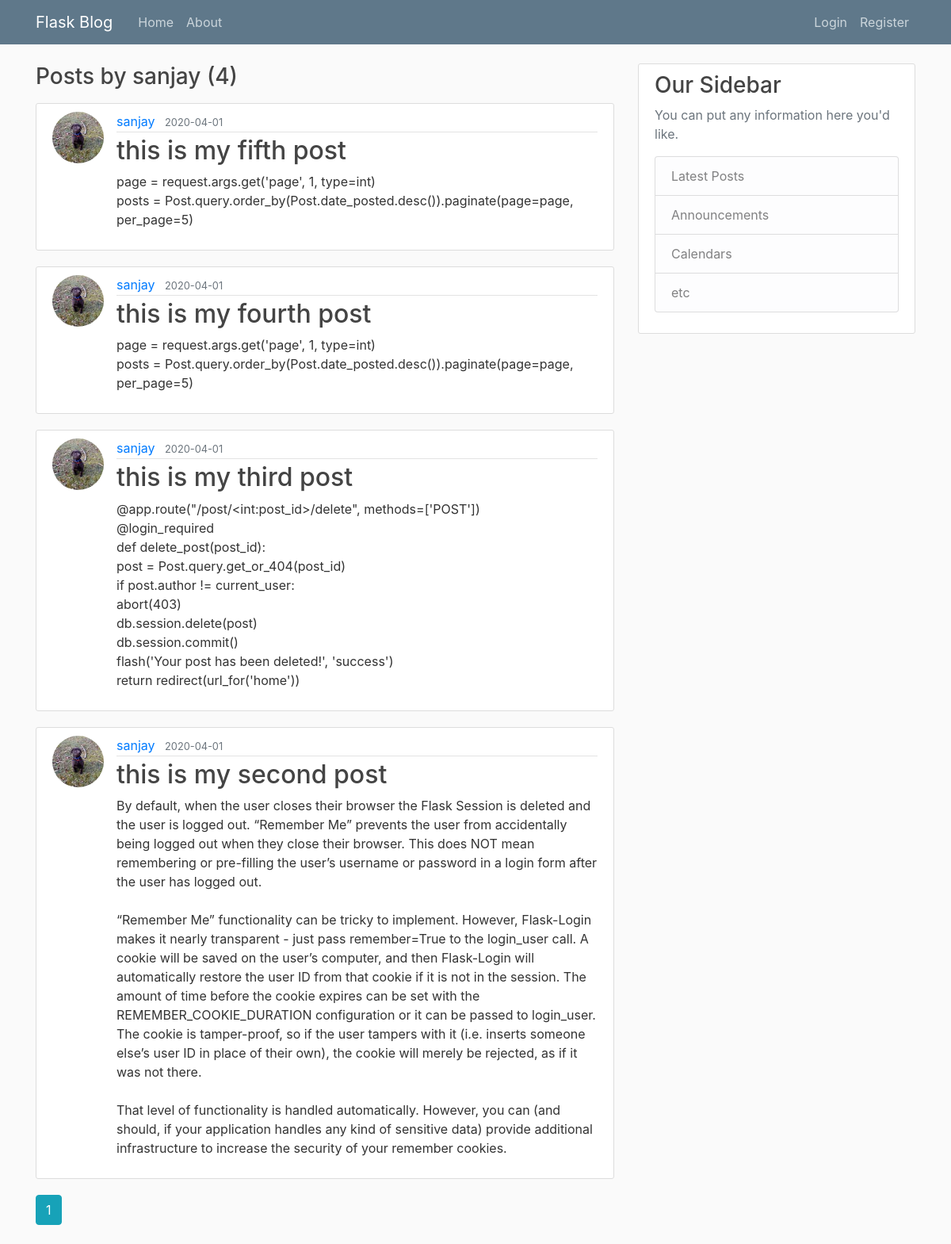
Screenshot of /user/sanjay with the database file from the repository.
### flaskblog/models.py (models this page shows, shortened)
class User(db.Model, UserMixin):
    id = db.Column(db.Integer, primary_key=True)
    username = db.Column(db.String(20), unique=True, nullable=False)
    email = db.Column(db.String(120), unique=True, nullable=False)
    image_file = db.Column(db.String(20), nullable=False, default='default.jpg')
    password = db.Column(db.String(60), nullable=False)
    posts = db.relationship('Post', backref='author', lazy=True)

class Post(db.Model):
    id = db.Column(db.Integer, primary_key=True)
    title = db.Column(db.String(100), nullable=False)
    date_posted = db.Column(db.DateTime, nullable=False, default=datetime.utcnow)
    content = db.Column(db.Text, nullable=False)
    user_id = db.Column(db.Integer, db.ForeignKey('user.id'), nullable=False)

### flaskblog/users/routes.py (the view)
@users.route("/user/<string:username>")
def user_posts(username):
    page = request.args.get('page', 1, type=int)
    user = User.query.filter_by(username=username).first_or_404()
    posts = Post.query.filter_by(author=user)\
        .order_by(Post.date_posted.desc())\
        .paginate(page=page, per_page=5)
    return render_template('user_posts.html', posts=posts, user=user)

### flaskblog/templates/user_posts.html
{% extends "layout.html" %}
{% block content %}
    <h3 class="mb-3">Posts by {{ user.username }} ({{ posts.total }})</h3>
    {% for post in posts.items %}
        <article class="media content-section">
          <img class="rounded-circle article-img" src="{{ url_for('static', filename='profile_pics/' + post.author.image_file) }}">
          <div class="media-body">
            <div class="article-metadata">
              <a class="mr-2" href="{{ url_for('users.user_posts', username=post.author.username) }}">{{ post.author.username }}</a>
              <small class="text-muted">{{ post.date_posted.strftime('%Y-%m-%d') }}</small>
            </div>
            <h2><a class="article-title" href="{{ url_for('posts.post', post_id=post.id) }}">{{ post.title }}</a></h2>
            <p class="article-content">{{ post.content }}</p>
          </div>
        </article>
    {% endfor %}
    {% for page_num in posts.iter_pages(left_edge=1, right_edge=1, left_current=1, right_current=2) %}
      {% if page_num %}
        {% if posts.page == page_num %}
          <a class="btn btn-info mb-4" href="{{ url_for('users.user_posts', username=user.username, page=page_num) }}">{{ page_num }}</a>
        {% else %}
          <a class="btn btn-outline-info mb-4" href="{{ url_for('users.user_posts', username=user.username, page=page_num) }}">{{ page_num }}</a>
        {% endif %}
      {% else %}
        ...
      {% endif %}
    {% endfor %}
{% endblock content %}

### flaskblog/static/main.css (style rules this page uses)
body { background: #fafafa; color: #333333; margin-top: 5rem; }
h1, h2, h3, h4, h5, h6 { color: #444444; }
.content-section { background: #ffffff; padding: 10px 20px; border: 1px solid #dddddd; border-radius: 3px; margin-bottom: 20px; }
.article-title { color: #444444; }
.article-content { white-space: pre-line; }
.article-img { height: 65px; width: 65px; margin-right: 16px; }
.article-metadata { padding-bottom: 1px; margin-bottom: 4px; border-bottom: 1px solid #e3e3e3 }

### rows the page displays
User: username "sanjay"
Post: image_file (picture), author.username "sanjay", date_posted "2020-04-01", title "this is my fifth post", content "page = request.args.get('page', 1, type=int) posts = Post.query.order_by(Post.date_posted.desc()).paginate(page=page, per_page=5)"
Post: image_file (picture), author.username "sanjay", date_posted "2020-04-01", title "this is my fourth post", content "page = request.args.get('page', 1, type=int) posts = Post.query.order_by(Post.date_posted.desc()).paginate(page=page, per_page=5)"
Post: image_file (picture), author.username "sanjay", date_posted "2020-04-01", title "this is my third post", content "@app.route(\"/post/<int:post_id>/delete\", methods=['POST']) @login_required def delete_post(post_id): post = Post.query.get_or_404(post_id) if post.author != current_user: abort(403) db.session.delete(post) db.session.commit() flash('Your post has been deleted!', 'success') return redirect(url_for('home'))"
Post: image_file (picture), author.username "sanjay", date_posted "2020-04-01", title "this is my second post", content "By default, when the user closes their browser the Flask Session is deleted and the user is logged out. “Remember Me” prevents the user from accidentally being logged out when they close their browser. This does NOT mean remembering or pre-filling the user’s username or password in a login form after the user has logged out. “Remember Me” functionality can be tricky to implement. However, Flask-Login makes it nearly transparent - just pass remember=True to the login_user call. A cookie will be saved on the user’s computer, and then Flask-Login will automatically restore the user ID from that cookie if it is not in the session. The amount of time before the cookie expires can be set with the…"

### other values shown
{{ posts.total }} "4"
{{ page_num }} "1"
